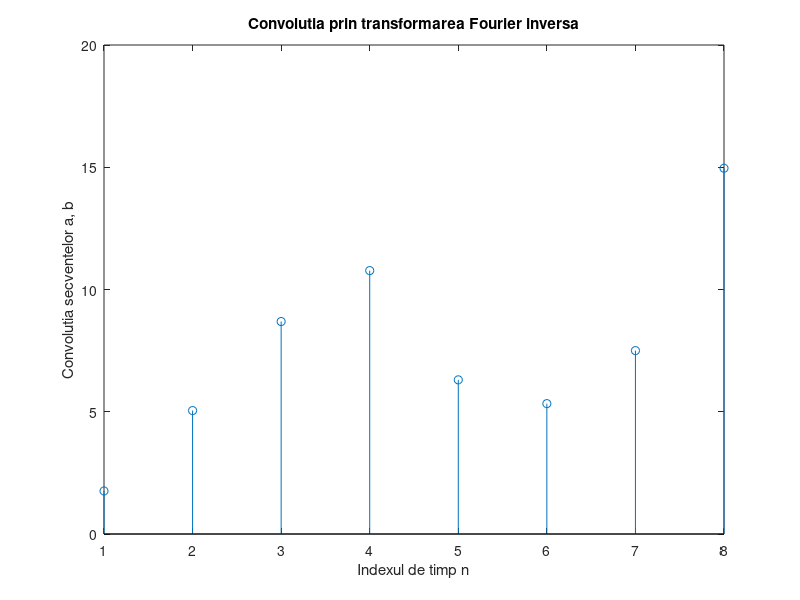

Reproduce this figure in MATLAB.
a=[1.76  1  0.23  -1  3.4];
b=[1 2.3 3.5 4.4];

k = 1:1:8;
m = 8;

AE = fft(a, m);
BE = fft(b, m);

p = AE .* BE;
y1 = ifft(p);

stem(k, y1)
xlabel('Indexul de timp n'); ylabel('Convolutia secventelor a, b')
title('Convolutia prin transformarea Fourier inversa')
